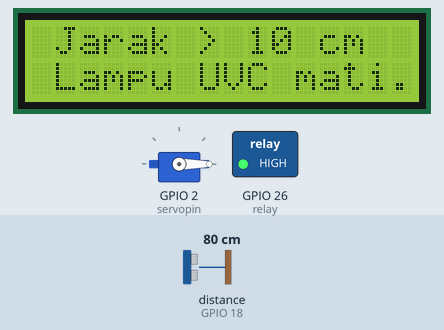
This sketch was run on a simulated ESP32. On the bench: 16×2 character LCD, servo, switched loads named in the sketch (green lamp = pin HIGH). Wiring (inferred from the names in the program): ultrasonic range finder: trigger GPIO 5; echo GPIO 18. The test bench sets the inputs (shaded band); at power-on: distance to the obstacle (sensor on GPIO 18) 80 cm. The echo pulse lasts 58.3 µs per cm; pins used as bus, display or sensor lines are not drawn; what the sketch prints to the serial monitor is not drawn.

Above: at 1.2 s.
1.3 s: distance to the obstacle (sensor on GPIO 18) set to 12 cm
3.3 s: distance to the obstacle (sensor on GPIO 18) set to 9 cm
At 5.0 s:
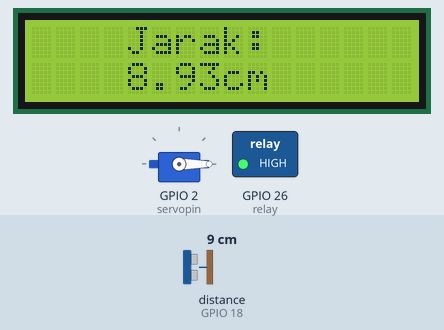
At 6.3 s:
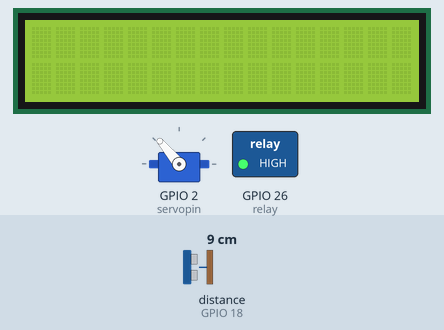
Timing chart, 0 to 11.7 s (numbered marks = the images above; inputs shaded):
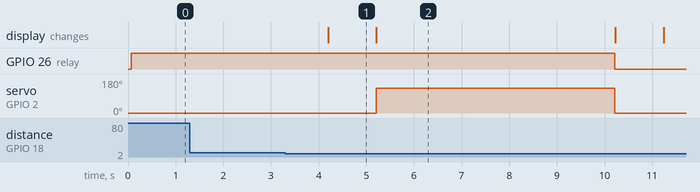

The sketch:

ESP32.ino
```cpp
#include <LiquidCrystal_I2C.h> //memanggil library LCD
#include <ESP32Servo.h>  //memanggil library servo
Servo penutup;

const int trigPin = 5;
const int echoPin = 18;
const int relay = 26;
int servopin = 2;
int i;


//define sound speed in cm/uS
#define SOUND_SPEED 0.034
#define CM_TO_INCH 0.393701
LiquidCrystal_I2C lcd(0x27, 16, 2);

long duration;
float distanceCm;
float distanceInch;

void setup() {
  Serial.begin(9600); // Starts the serial communication
  lcd.begin();
  lcd.backlight ();
  lcd.clear ();
  penutup.attach (servopin);
  penutup.write (0);
  pinMode(trigPin, OUTPUT); // Sets the trigPin as an Output
  pinMode(echoPin, INPUT); // Sets the echoPin as an Input
  pinMode(relay, OUTPUT);
}

void loop() {
  // Clears the trigPin
  digitalWrite(trigPin, LOW);
  delayMicroseconds(2);
  // Sets the trigPin on HIGH state for 10 micro seconds
  digitalWrite(trigPin, HIGH);
  delayMicroseconds(10);
  digitalWrite(trigPin, LOW);

  // Reads the echoPin, returns the sound wave travel time in microseconds
  duration = pulseIn(echoPin, HIGH);

  // Calculate the distance
  distanceCm = duration * SOUND_SPEED/2;

  // Convert to inches
  distanceInch = distanceCm * CM_TO_INCH;

     if (distanceCm < 10){
        lcd.clear ();
        lcd.setCursor (4, 0);
        lcd.print ("Jarak: ");
        lcd.setCursor (4, 1);
        lcd.print (distanceCm);
        lcd.setCursor (8, 1);
        lcd.print("cm");
        delay (1000);
        lcd.clear ();
        penutup.write (130);    //posisikan servo di 180 derajat
        delay (5000);           //lama penutup terbuka
        penutup.write (0);     // penutup kembali tertutup
        digitalWrite (relay, LOW); //menyalakan relay (lampu uvc)

        for (i = 60;i>=0;i--){
            lcd.setCursor (4, 0);
            lcd.print ("WAKTU:");
            lcd. setCursor (4, 1);
            lcd.print (i);
            lcd.setCursor (9, 1);
            lcd.print ("detik");
            delay (1000);
              if (i<=10)
                lcd.setCursor (5, 1);
                lcd.print (" ");
            }
               if (i==0) {
                  digitalWrite (relay, HIGH); //mematikan relay (lampu)
                  penutup.write (130); //posisikan servo di 180 derajat
                  delay (5000);
                  penutup.write (0);
                  lcd.clear ();
           }
      }
    else{
          penutup. write (0);  // servo di 0 derajat
          digitalWrite (relay, HIGH); //lampu tetap mati
          lcd. setCursor (1, 0);
          lcd.print("Jarak > 10 cm");
          lcd. setCursor (1, 1);
          lcd.print ("Lampu UVC mati.");
          //delay(1000);

    }

  // Prints the distance in the Serial Monitor
  Serial.print("Distance (cm): ");
  Serial.println(distanceCm);
  Serial.print("Distance (inch): ");
  Serial.println(distanceInch);


  delay(1000);
}
```

Measured:
- the behaviour switches between 11 and 10 cm on distance to the obstacle (sensor on GPIO 18) (found by bisection; images 0 and 1)
- after the input at 1.3 s, every drawn part: stays the same
- after the input at 3.3 s, GPIO 26 (relay): HIGH → LOW after 6.9 s; servo on GPIO 2 (servopin): 0° → 130° after 1.9 s, → 0° 5.0 s later; the display: changes after 0.91 s (image 1)
- what the display in image 1 shows lasts 1.0 s, from 4.2 s to 5.2 s
